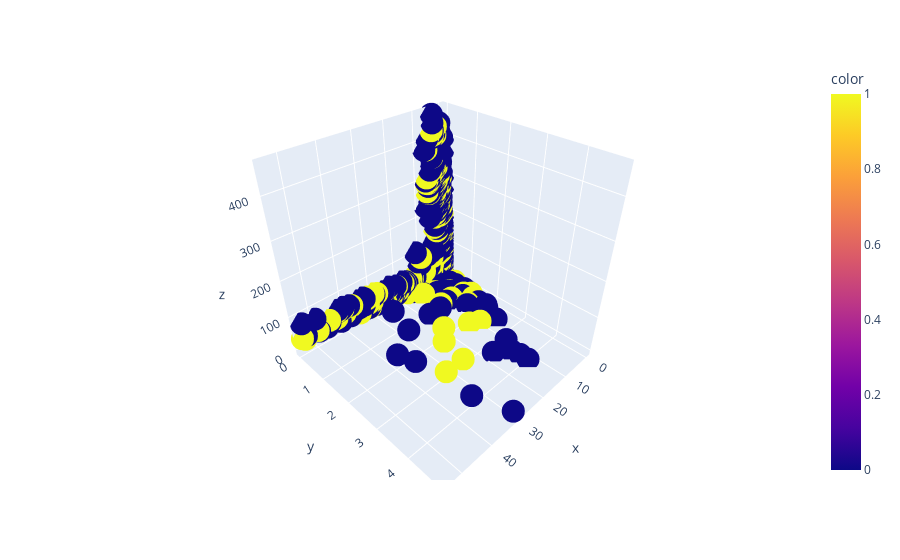

Notebook code cell kept with this figure:
### Code cell
# 3D Visualization of the train data
embeddings = encoder.predict(auto_train_preprocessed)

embeddings = pd.DataFrame(embeddings, columns=['x', 'y', 'z'])
fig = px.scatter_3d(embeddings, x='x', y='y', z='z', color=auto_train['DEFAULT'])
fig.show()

### Figure 1 — Plotly figure (JSON) as saved in the notebook; plotly's stock layout.template omitted (floating-point values rounded to 4 significant figures; data arrays with more than 128 entries replaced by an {"elided": "..."} marker saying what was removed)
{"data": [{"hovertemplate": "x=%{x}<br>y=%{y}<br>z=%{z}<br>color=%{marker.color}<extra></extra>", "legendgroup": "", "marker": {"color": {"elided": "750 int values"}, "coloraxis": "coloraxis", "symbol": "circle"}, "mode": "markers", "name": "", "scene": "scene", "showlegend": false, "type": "scatter3d", "x": {"elided": "750 float values"}, "y": {"elided": "750 float values"}, "z": {"elided": "750 float values"}}], "layout": {"coloraxis": {"colorbar": {"title": {"text": "color"}}, "colorscale": [[0, "#0d0887"], [0.1111, "#46039f"], [0.2222, "#7201a8"], [0.3333, "#9c179e"], [0.4444, "#bd3786"], [0.5556, "#d8576b"], [0.6667, "#ed7953"], [0.7778, "#fb9f3a"], [0.8889, "#fdca26"], [1, "#f0f921"]]}, "legend": {"tracegroupgap": 0}, "margin": {"t": 60}, "scene": {"domain": {"x": [0, 1], "y": [0, 1]}, "xaxis": {"title": {"text": "x"}}, "yaxis": {"title": {"text": "y"}}, "zaxis": {"title": {"text": "z"}}}}}
